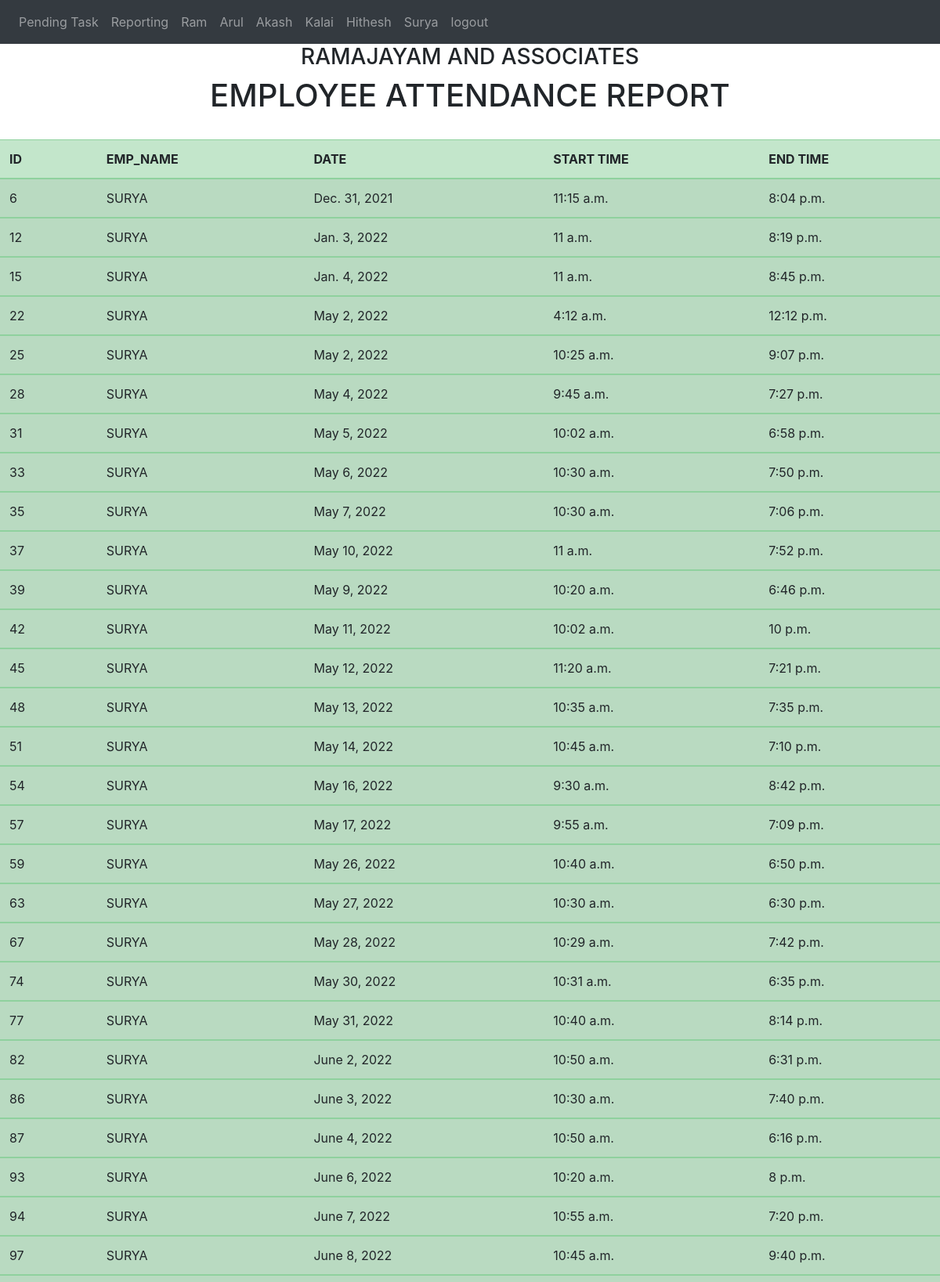
Page /todolist/emp6 (signed in, upper part) on the committed database.
### todolist_app/models.py (models this page shows)
class emp(models.Model):
    emp_name = models.CharField(max_length=100,null=True)
    date = models.DateField(blank=True,null=True)
    intime = models.TimeField(blank=True,null=True)
    outtime = models.TimeField(blank=True,null=True)

### todolist_app/views.py (the view)
# urls.py: path('emp6',views.emp6,name='emp6'),
@login_required
def emp6(request):
    all6 = emp.objects.filter(emp_name='SURYA')
    return render(request,'emp6.html',{'all':all6})

### todolist_app/templates/emp6.html (shortened to what this page needs)
{% load  static %}
<!doctype html>
<html lang="en">
  <head>
    <link rel="stylesheet" href="https://stackpath.bootstrapcdn.com/bootstrap/4.4.1/css/bootstrap.min.css">
<nav class="navbar navbar-expand-lg navbar-dark bg-dark">
  <div class="collapse navbar-collapse" id="navbarNavAltMarkup">
    <div class="navbar-nav">
      <a class="nav-item nav-link" href="{% url 'todolist' %}">Pending Task</a>
      <a class="nav-item nav-link" href="{% url 'attendance' %}">Reporting</a>
      <a class="nav-item nav-link" href="{% url 'emp1' %}">Ram</a>
      <a class="nav-item nav-link" href="{% url 'emp2' %}">Arul</a>
      <a class="nav-item nav-link" href="{% url 'emp3' %}">Akash</a>
      <a class="nav-item nav-link" href="{% url 'emp4' %}">Kalai</a>
      <a class="nav-item nav-link" href="{% url 'emp5' %}">Hithesh</a>
      <a class="nav-item nav-link" href="{% url 'emp6' %}">Surya</a>
      <a class="nav-item nav-link" href="{% url 'logout' %}">logout</a>
    </div>
  </div>
</nav>
  </head>
  <body><center>
    <h3>RAMAJAYAM AND ASSOCIATES</h3>
    {% block content %}
    <form method="post">
        <center><h1>EMPLOYEE ATTENDANCE REPORT</h1></center></br>
<table class="table table-success table-striped">
    <thead>
        <tr>
            <th scope="col">ID</th>
            <th scope="col">EMP_NAME</th>
            <th scope="col">DATE</th>
            <th scope="col">START TIME</th>
            <th scope="col">END TIME</th>
        </tr>
    </thead>
    {% for x in all %}
    <tbody>
        <td scope="row">{{ x.id }}</td>
        <td scope="row">{{ x.emp_name }}</td>
        <td scope="row">{{ x.date }}</td>
        <td scope="row">{{ x.intime }}</td>
        <td scope="row">{{ x.outtime }}</td>
    {% endfor %}
    </tbody>
</table>
</form>
    {% endblock content %}</center>
  </body>
</html>

### rows in the picture
emp: id "6", emp_name "SURYA", date "Dec. 31, 2021", intime "11:15 a.m.", outtime "8:04 p.m."
emp: id "12", emp_name "SURYA", date "Jan. 3, 2022", intime "11 a.m.", outtime "8:19 p.m."
emp: id "15", emp_name "SURYA", date "Jan. 4, 2022", intime "11 a.m.", outtime "8:45 p.m."
emp: id "22", emp_name "SURYA", date "May 2, 2022", intime "4:12 a.m.", outtime "12:12 p.m."
emp: id "25", emp_name "SURYA", date "May 2, 2022", intime "10:25 a.m.", outtime "9:07 p.m."
emp: id "28", emp_name "SURYA", date "May 4, 2022", intime "9:45 a.m.", outtime "7:27 p.m."
emp: id "31", emp_name "SURYA", date "May 5, 2022", intime "10:02 a.m.", outtime "6:58 p.m."
emp: id "33", emp_name "SURYA", date "May 6, 2022", intime "10:30 a.m.", outtime "7:50 p.m."
emp: id "35", emp_name "SURYA", date "May 7, 2022", intime "10:30 a.m.", outtime "7:06 p.m."
emp: id "37", emp_name "SURYA", date "May 10, 2022", intime "11 a.m.", outtime "7:52 p.m."
emp: id "39", emp_name "SURYA", date "May 9, 2022", intime "10:20 a.m.", outtime "6:46 p.m."
emp: id "42", emp_name "SURYA", date "May 11, 2022", intime "10:02 a.m.", outtime "10 p.m."
emp: id "45", emp_name "SURYA", date "May 12, 2022", intime "11:20 a.m.", outtime "7:21 p.m."
emp: id "48", emp_name "SURYA", date "May 13, 2022", intime "10:35 a.m.", outtime "7:35 p.m."
emp: id "51", emp_name "SURYA", date "May 14, 2022", intime "10:45 a.m.", outtime "7:10 p.m."
emp: id "54", emp_name "SURYA", date "May 16, 2022", intime "9:30 a.m.", outtime "8:42 p.m."
emp: id "57", emp_name "SURYA", date "May 17, 2022", intime "9:55 a.m.", outtime "7:09 p.m."
emp: id "59", emp_name "SURYA", date "May 26, 2022", intime "10:40 a.m.", outtime "6:50 p.m."
emp: id "63", emp_name "SURYA", date "May 27, 2022", intime "10:30 a.m.", outtime "6:30 p.m."
emp: id "67", emp_name "SURYA", date "May 28, 2022", intime "10:29 a.m.", outtime "7:42 p.m."
emp: id "74", emp_name "SURYA", date "May 30, 2022", intime "10:31 a.m.", outtime "6:35 p.m."
emp: id "77", emp_name "SURYA", date "May 31, 2022", intime "10:40 a.m.", outtime "8:14 p.m."
emp: id "82", emp_name "SURYA", date "June 2, 2022", intime "10:50 a.m.", outtime "6:31 p.m."
emp: id "86", emp_name "SURYA", date "June 3, 2022", intime "10:30 a.m.", outtime "7:40 p.m."
emp: id "87", emp_name "SURYA", date "June 4, 2022", intime "10:50 a.m.", outtime "6:16 p.m."
emp: id "93", emp_name "SURYA", date "June 6, 2022", intime "10:20 a.m.", outtime "8 p.m."
emp: id "94", emp_name "SURYA", date "June 7, 2022", intime "10:55 a.m.", outtime "7:20 p.m."
emp: id "97", emp_name "SURYA", date "June 8, 2022", intime "10:45 a.m.", outtime "9:40 p.m."
